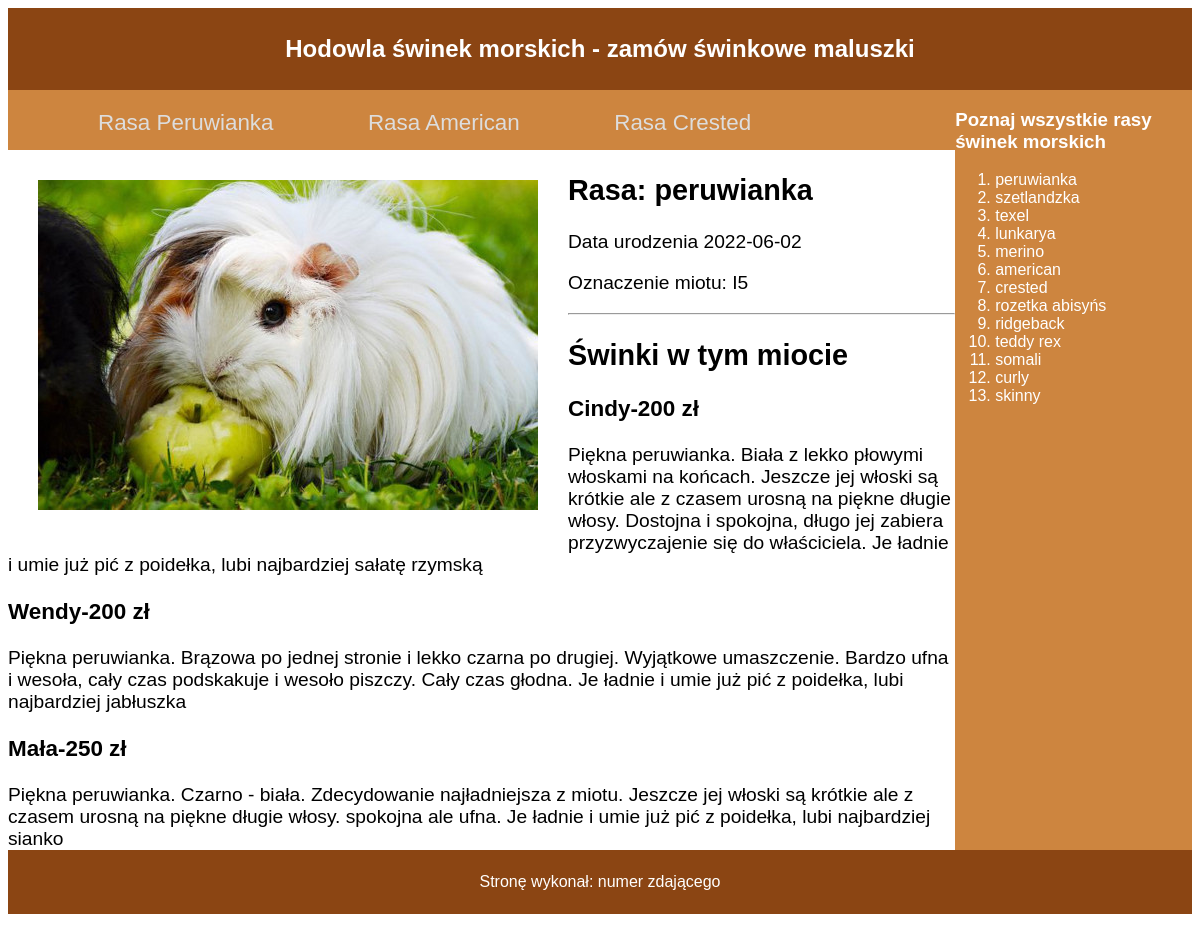
Page /peruwianka.php on the committed database.
### tables this page shows
CREATE TABLE `swinki` (
  `id` int(10) UNSIGNED NOT NULL,
  `rasy_id` int(10) UNSIGNED NOT NULL,
  `data_ur` date DEFAULT NULL,
  `miot` varchar(10) DEFAULT NULL,
  `opis` text DEFAULT NULL,
  `imie` varchar(10) DEFAULT NULL,
  `cena` int(10) UNSIGNED DEFAULT NULL
);

CREATE TABLE `rasy` (
  `id` int(10) UNSIGNED NOT NULL,
  `rasa` varchar(15) DEFAULT NULL
);

### peruwianka.php (the view, shortened to what this page needs)
<?php
    $server= "localhost";
    $user="root";
    $password="";
    $db="hodowla";
    $conn= new mysqli($server,$user,$password,$db);
?>
<!DOCTYPE html>
<html lang="pl">
<head>
    <link rel="stylesheet" href="styl.css">
</head>
<body>
    <section id="baner">
        <h1>Hodowla świnek morskich - zamów
            świnkowe maluszki</h1>
    </section>
    <section id="main">
        <section id="lewy">
            <div id="menu">
                <a href="peruwianka.php">Rasa Peruwianka</a>
                <a href="american.php">Rasa American</a>
                <a href="crested.php">Rasa Crested</a>
            </div>
            <div id="glowny">
                <img src="pliki/peruwianka.jpg" alt="Świnka morska rasy peruwianka">
                <?php
                    $sql="SELECT data_ur, miot, rasy.rasa FROM `swinki` LEFT JOIN rasy on rasy.id=swinki.rasy_id WHERE rasy.id=1;";
                    $result=$conn->query($sql);
                    $swinka=$result->fetch_assoc();
                    echo "<h2>Rasa: {$swinka['rasa']}</h2>
                          <p>Data urodzenia {$swinka['data_ur']}</p>
                          <p>Oznaczenie miotu: {$swinka['miot']}</p>";
                ?>
                <hr>
                <h2>Świnki w tym miocie</h2>
                <?php
                $sql="SELECT imie, cena, opis FROM `swinki` WHERE rasy_id=1;";
                $result=$conn->query($sql);
                $result->fetch_all(MYSQLI_ASSOC);
                foreach($result as $swinka){
                    echo "<h3>{$swinka['imie']}-{$swinka['cena']} zł</h3>
                          <p>{$swinka['opis']}</p>";
                }
                ?>
            </div>
        </section>
        <section id="prawy">
            <h3>Poznaj wszystkie rasy świnek morskich</h3>
            <ol>
                    <?php
                        $sql="SELECT rasa FROM `rasy` ;";
                        $result=$conn->query($sql);
                        $result->fetch_all(MYSQLI_ASSOC);
                        foreach($result as $swinka){
                            echo "<li>{$swinka['rasa']}</li>";
                        }
                        ?>
            </ol>
        </section>
    </section>
    <footer>
        <p>Stronę wykonał: numer zdającego</p>
    </footer>
</body>
</html>

### styl.css (style rules this page uses)
body { font-family: Helvetica; }
img { float: left; padding: 30px; }
#baner, footer { background-color: saddlebrown; color: white; text-align: center; padding: 7px; }
#main { display: flex; flex-wrap: wrap; }
#lewy { width: 80%; }
#menu { background-color: peru; color: white; height: 40px; padding-top: 20px; }
#glowny { height: 700px; font-size: 120%; overflow: auto; }
#prawy { background-color: peru; color: white; width: 20%; height: 760px; }
a { color: #DDD; margin-left: 90px; font-size: 140%; text-decoration: none; }

### rows in the picture
swinki: imie "Cindy", cena "200", opis "Piękna peruwianka. Biała z lekko płowymi włoskami na końcach. Jeszcze jej włoski są krótkie ale z czasem urosną na piękne długie włosy. Dostojna i spokojna, długo jej zabiera przyzwyczajenie się do właściciela. Je ładnie i umie już pić z poidełka, lubi najbardziej sałatę rzymską"
swinki: imie "Wendy", cena "200", opis "Piękna peruwianka. Brązowa po jednej stronie i lekko czarna po drugiej. Wyjątkowe umaszczenie. Bardzo ufna i wesoła, cały czas podskakuje i wesoło piszczy. Cały czas głodna. Je ładnie i umie już pić z poidełka, lubi najbardziej jabłuszka"
swinki: imie "Mała", cena "250", opis "Piękna peruwianka. Czarno - biała. Zdecydowanie najładniejsza z miotu. Jeszcze jej włoski są krótkie ale z czasem urosną na piękne długie włosy. spokojna ale ufna. Je ładnie i umie już pić z poidełka, lubi najbardziej sianko"
rasy: rasa "peruwianka"
rasy: rasa "szetlandzka"
rasy: rasa "texel"
rasy: rasa "lunkarya"
rasy: rasa "merino"
rasy: rasa "american"
rasy: rasa "crested"
rasy: rasa "rozetka abisyńs"
rasy: rasa "ridgeback"
rasy: rasa "teddy rex"
rasy: rasa "somali"
rasy: rasa "curly"
rasy: rasa "skinny"

### other values in the picture
$swinka['rasa'] "peruwianka"
$swinka['data_ur'] "2022-06-02"
$swinka['miot'] "I5"
